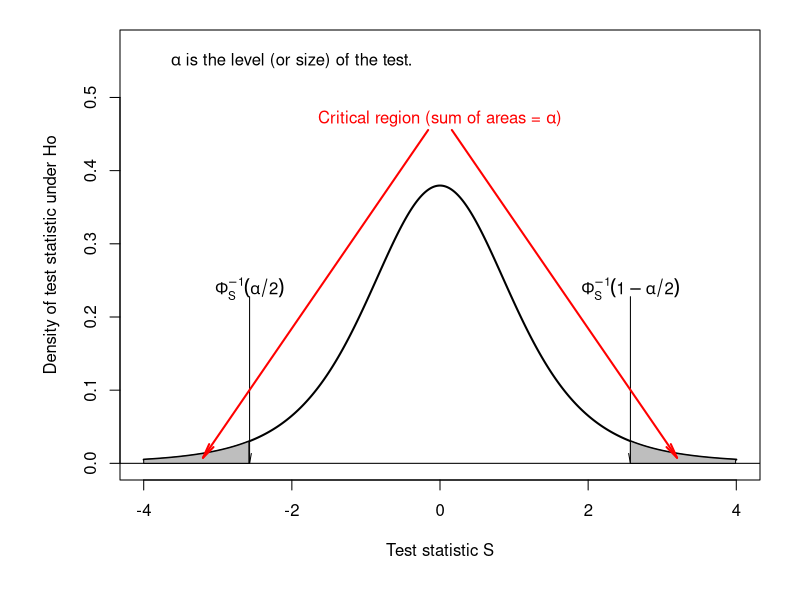
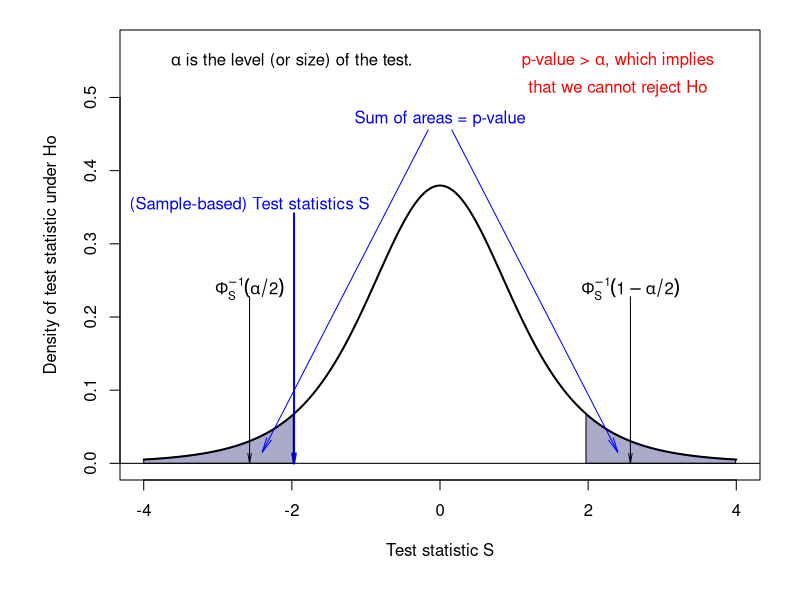
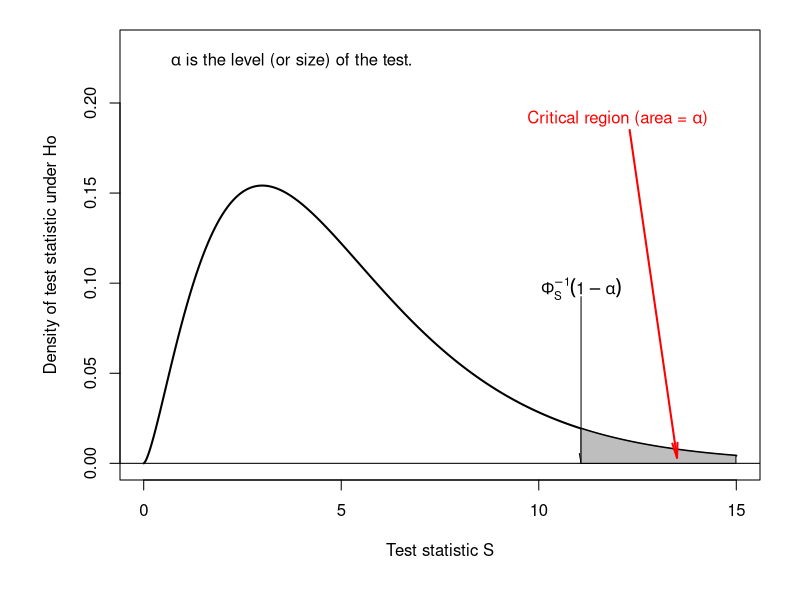
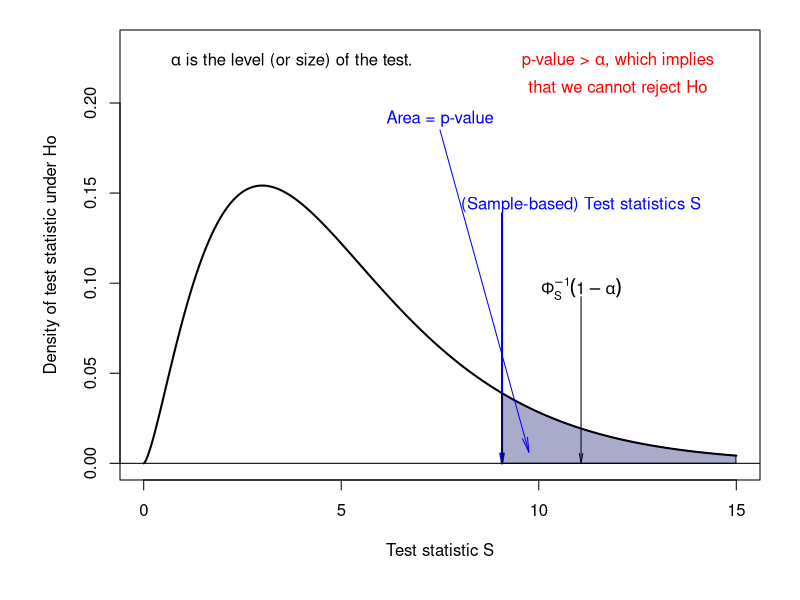
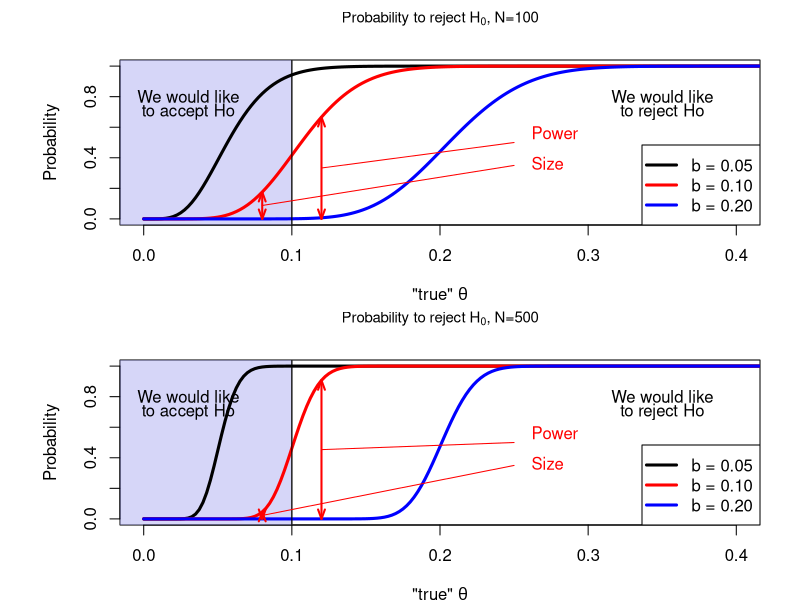
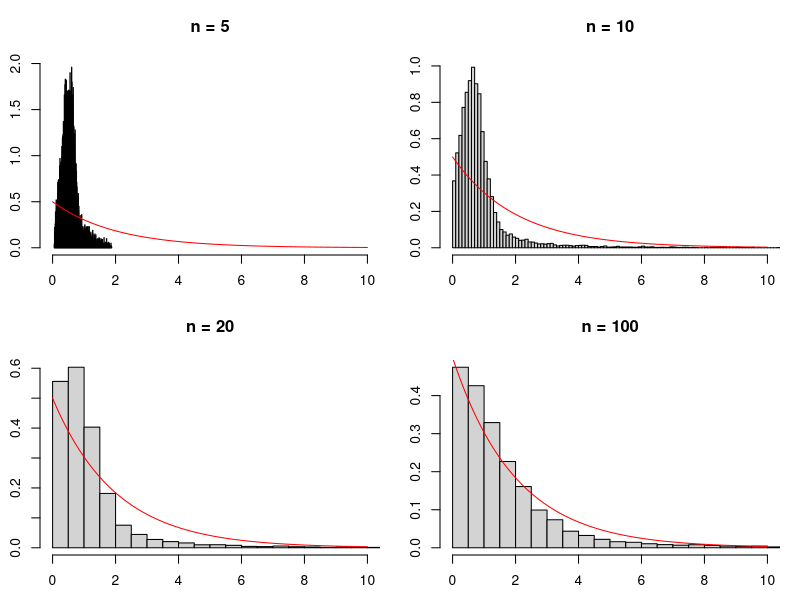
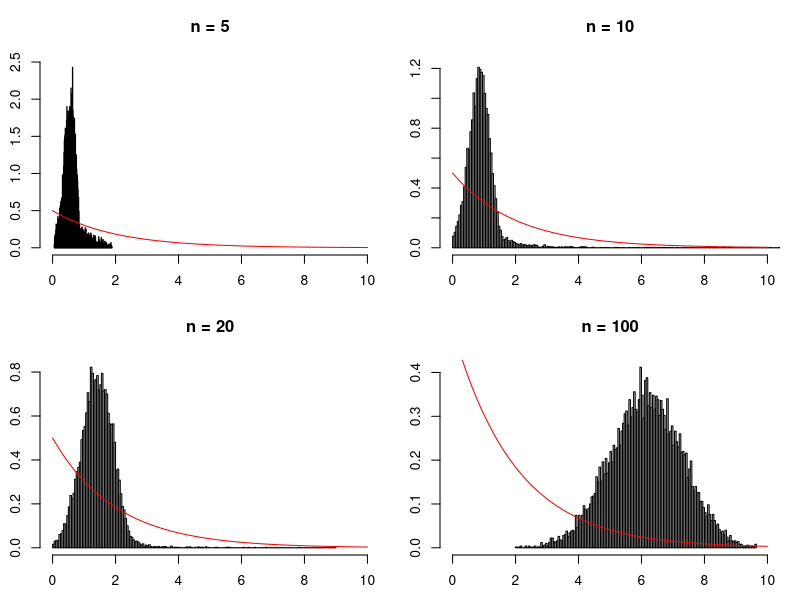

Reproduce these figures in R, in order.
## ---- chunk 1
f <- function(x,df){
  return(dt(x = x,df))
}
min.x <- -4
max.x <- 4
x <- seq(min.x,max.x,by=.01)
df <- 5
f.x <- f(x,df)
max.f <- max(f.x)

par(plt=c(.15,.95,.2,.95))
plot(x,f.x,type="l",lwd=2,ylim=c(0,1.5*max.f),xlab="Test statistic S",
     ylab="Density of test statistic under Ho")
abline(h=0)
alpha <- .05
threshold <- qt(p = alpha/2,df)
arrows(x0 = threshold,y0 = .6*max.f,
       x1 = threshold,y1 = 0,
       angle = 10,lwd = 1,col="black",length = .1,lty=1)
text(x = threshold,y=.63*max.f,expression({Phi[S]^{-1}}(alpha/2)))
arrows(x0 = -threshold,y0 = .6*max.f,
       x1 = -threshold,y1 = 0,
       angle = 10,lwd = 1,col="black",length = .1,lty=1)
text(x = -threshold,y=.63*max.f,expression({Phi[S]^{-1}}(1-alpha/2)))

text(x = min.x + .25*(max.x-min.x),y=1.45*max.f,
     expression(paste(alpha," is the level (or size) of the test.",sep=""))
)
x.critic <- seq(min.x,threshold,by=.01)
n <- length(x.critic)
polygon(c(x.critic,x.critic[n:1]),c(f(x.critic,df),0*x.critic),col = "grey")
x.critic <- seq(-threshold,max.x,by=.01)
polygon(c(x.critic,x.critic[n:1]),c(f(x.critic,df),0*x.critic),col = "grey")

arrows(x0 = (min.x + .48*(max.x-min.x)),y0 = 1.2*max.f,
       x1 = (min.x + .1*(max.x-min.x)),y1 = .02*max.f,angle = 10,lwd = 2,col="red",length = .15)
arrows(x0 = (min.x + .52*(max.x-min.x)),y0 = 1.2*max.f,
       x1 = (min.x + .9*(max.x-min.x)),y1 = .02*max.f,angle = 10,lwd = 2,col="red",length = .15)
text(x = min.x + .5*(max.x-min.x),y=1.24*max.f,labels =
       expression(paste("Critical region (sum of areas = ",alpha,")",sep="")),
     col="red")
## ---- chunk 2
f <- function(x,df){
  return(dt(x = x,df))
}
min.x <- -4
max.x <- 4
x <- seq(min.x,max.x,by=.01)
df <- 5
f.x <- f(x,df)
max.f <- max(f.x)

par(plt=c(.15,.95,.2,.95))
plot(x,f.x,type="l",lwd=2,ylim=c(0,1.5*max.f),xlab="Test statistic S",
     ylab="Density of test statistic under Ho")
abline(h=0)
alpha <- .05
threshold <- qt(p = alpha/2,df)
arrows(x0 = threshold,y0 = .6*max.f,
       x1 = threshold,y1 = 0,
       angle = 10,lwd = 1,col="black",length = .1,lty=1)
text(x = threshold,y=.63*max.f,expression({Phi[S]^{-1}}(alpha/2)))
arrows(x0 = -threshold,y0 = .6*max.f,
       x1 = -threshold,y1 = 0,
       angle = 10,lwd = 1,col="black",length = .1,lty=1)
text(x = -threshold,y=.63*max.f,expression({Phi[S]^{-1}}(1-alpha/2)))

text(x = min.x + .25*(max.x-min.x),y=1.45*max.f,
     expression(paste(alpha," is the level (or size) of the test.",sep=""))
)
x.value <- threshold + .6
arrows(x0 = x.value,y0 = .9*max.f,
       x1 = x.value,y1 = 0,
       angle = 10,length = .1,lty=1,col="blue",lwd=2)
text(x = threshold,y=.93*max.f,"(Sample-based) Test statistics S",col="blue")

threshold <- x.value
x.critic <- seq(min.x,threshold,by=.01)
n <- length(x.critic)
polygon(c(x.critic,x.critic[n:1]),c(f(x.critic,df),0*x.critic),col = "#00006055")
x.critic <- seq(-threshold,max.x,by=.01)
polygon(c(x.critic,x.critic[n:1]),c(f(x.critic,df),0*x.critic),col = "#00006055")

arrows(x0 = (min.x + .48*(max.x-min.x)),y0 = 1.2*max.f,
       x1 = (min.x + .2*(max.x-min.x)),y1 = .04*max.f,angle = 10,lwd = 1,col="blue",length = .15)
arrows(x0 = (min.x + .52*(max.x-min.x)),y0 = 1.2*max.f,
       x1 = (min.x + .8*(max.x-min.x)),y1 = .04*max.f,angle = 10,lwd = 1,col="blue",length = .15)
text(x = min.x + .5*(max.x-min.x),y=1.24*max.f,labels = "Sum of areas = p-value",
     col="blue")

text(x = min.x + .8*(max.x-min.x),y=1.45*max.f,
     labels = expression(paste("p-value > ",alpha,", which implies",sep="")),
     col="red")
text(x = min.x + .8*(max.x-min.x),y=1.35*max.f,
     labels = "that we cannot reject Ho",
     col="red")
## ---- chunk 3

f <- function(x,df){
  return(dchisq(x = x,df))
}
min.x <- 0
max.x <- 15
x <- seq(min.x,max.x,by=.01)
df <- 5
f.x <- f(x,df)
max.f <- max(f.x)

par(plt=c(.15,.95,.2,.95))
plot(x,f.x,type="l",lwd=2,ylim=c(0,1.5*max.f),xlab="Test statistic S",
     ylab="Density of test statistic under Ho")
abline(h=0)
alpha <- .05
threshold <- qchisq(p = 1-alpha,df)
#lines(c(threshold,threshold),c(0,f(threshold,df)),col="blue",lwd=2)
arrows(x0 = threshold,y0 = .6*max.f,
       x1 = threshold,y1 = 0,
       angle = 10,lwd = 1,col="black",length = .1,lty=1)
text(x = threshold,y=.63*max.f,expression({Phi[S]^{-1}}(1-alpha)))

text(x = min.x + .25*(max.x-min.x),y=1.45*max.f,
     expression(paste(alpha," is the level (or size) of the test.",sep="")))

x.critic <- seq(threshold,max.x,by=.01)
n <- length(x.critic)
polygon(c(x.critic,x.critic[n:1]),c(f(x.critic,df),0*x.critic),col = "grey")
arrows(x0 = (min.x + .82*(max.x-min.x)),y0 = 1.2*max.f,
       x1 = (min.x + .9*(max.x-min.x)),y1 = .02*max.f,angle = 10,lwd = 2,col="red",length = .15)
text(x = min.x + .8*(max.x-min.x),y=1.24*max.f,labels =
       expression(paste("Critical region (area = ",alpha,")",sep="")),
     col="red")

## ---- chunk 4

f <- function(x,df){
  return(dchisq(x = x,df))
}
min.x <- 0
max.x <- 15
x <- seq(min.x,max.x,by=.01)
df <- 5
f.x <- f(x,df)
max.f <- max(f.x)

par(plt=c(.15,.95,.2,.95))
plot(x,f.x,type="l",lwd=2,ylim=c(0,1.5*max.f),xlab="Test statistic S",
     ylab="Density of test statistic under Ho")
abline(h=0)
alpha <- .05
threshold <- qchisq(p = 1-alpha,df)
#lines(c(threshold,threshold),c(0,f(threshold,df)),col="blue",lwd=2)
arrows(x0 = threshold,y0 = .6*max.f,
       x1 = threshold,y1 = 0,
       angle = 10,lwd = 1,col="black",length = .1,lty=1)
text(x = threshold,y=.63*max.f,expression({Phi[S]^{-1}}(1-alpha)))

text(x = min.x + .25*(max.x-min.x),y=1.45*max.f,
     expression(paste(alpha," is the level (or size) of the test.",sep="")))

x.value <- threshold - 2
arrows(x0 = x.value,y0 = .9*max.f,
       x1 = x.value,y1 = 0,
       angle = 10,length = .1,lty=1,col="blue",lwd=2)
text(x = threshold,y=.93*max.f,"(Sample-based) Test statistics S",col="blue")

threshold <- x.value
#lines(c(threshold,threshold),c(0,f(threshold,df)),col="blue",lwd=2)
x.critic <- seq(threshold,max.x,by=.01)
n <- length(x.critic)
polygon(c(x.critic,x.critic[n:1]),c(f(x.critic,df),0*x.critic),col = "#00006055")

arrows(x0 = (min.x + .5*(max.x-min.x)),y0 = 1.2*max.f,
       x1 = (min.x + .65*(max.x-min.x)),y1 = .04*max.f,angle = 10,lwd = 1,col="blue",length = .15)
text(x = min.x + .5*(max.x-min.x),y=1.24*max.f,labels = "Area = p-value",
     col="blue")

text(x = min.x + .8*(max.x-min.x),y=1.45*max.f,
     labels = expression(paste("p-value > ",alpha,", which implies",sep="")),
     col="red")
text(x = min.x + .8*(max.x-min.x),y=1.35*max.f,
     labels = "that we cannot reject Ho",
     col="red")
## ---- chunk 5
size <- function(theta,N,critical){
  aux <- rep(theta,N+1)^(0:N) * rep(1-theta,N+1)^(seq(N,0,by=-1)) * choose(N,0:N)
  return(sum(aux[(0:N)>(critical*N)]))
}

all.N <- c(100,500)
par(mfrow=c(length(all.N),1))
par(plt=c(0.15,0.95,0.25,0.8))

for(N in all.N){
  theta <- .01
  critical <- .1
  
  theta.vector <- seq(0,.5,by=.0025)
  size.vector.1 <- NULL
  size.vector.2 <- NULL
  critical.vector <- c(.05,.1,.2)
  all.sizes <- matrix(NaN,length(theta.vector),length(critical.vector))
  i <- 0
  for(theta in theta.vector){
    i <- i + 1
    j <- 0
    for(critical in critical.vector){
      j <- j + 1 
      all.sizes[i,j] <- size(theta,N,critical)
    }
  }
  
  position.arrow.size <- .08
  position.arrow.power <- .12
  x.arrow.size <- which(theta.vector==position.arrow.size)
  x.arrow.power <- which(theta.vector==position.arrow.power)
  
  if(N==100){
    main.t = expression(paste("Probability to reject ",H[0],", N=100",sep=""))
  }else{
    main.t = expression(paste("Probability to reject ",H[0],", N=500",sep=""))
  }
  plot(0,0,type='l',
       xlab=expression(paste("\"true\" ",theta,sep="")),
       ylab="Probability",
       main=main.t,cex.main=.9,
       xlim=c(0,.4),ylim=c(0,1))
  polygon(c(-1,.1,.1,-1),c(-1,-1,2,2),
          col="#9999EE66", border = rgb(0.4,0.4,0.4))
  lines(theta.vector,all.sizes[,1],col='black',lwd=3)
  lines(theta.vector,all.sizes[,2],col='red',lwd=3)
  lines(theta.vector,all.sizes[,3],col='blue',lwd=3)
  abline(v=.1)
  arrows(position.arrow.size,0,position.arrow.size,all.sizes[x.arrow.size,2],length=.1,
         angle=20,lwd=2,col="red",code=3)
  lines(c(position.arrow.size,.25),c(all.sizes[x.arrow.size,2]/2,.35),col='red')
  text(.255,.35,"Size",pos=4,col='red')
  arrows(position.arrow.power,0,position.arrow.power,all.sizes[x.arrow.power,2],length=.1,
         angle=20,lwd=2,col="red",code=3)
  lines(c(position.arrow.power,.25),c(all.sizes[x.arrow.power,2]/2,.5),col='red')
  text(.255,.55,"Power",pos=4,col='red')
  legend("bottomright",
         c("b = 0.05","b = 0.10","b = 0.20"),
         lty=c(1,1,1), # gives the legend appropriate symbols (lines)       
         lwd=c(3,3,3), # line width
         col=c("black","red","blue"), # gives the legend lines the correct color and width
         #text.width = 2,
         cex=1,# size of the text
         pch = c(NaN,NaN,NaN)#symbols
  )
  text(.03,.8,"We would like")
  text(.03,.7,"to accept Ho")
  text(.35,.8,"We would like")
  text(.35,.7,"to reject Ho")
}
## ---- chunk 6
JB <- function(x){
  N <- dim(x)[1] # number of samples
  n <- dim(x)[2] # sample size
  x.bar <- apply(x,1,mean)
  x.x.bar <- x - matrix(x.bar,N,n)
  m.2 <- apply(x.x.bar,1,function(x){mean(x^2)})
  m.3 <- apply(x.x.bar,1,function(x){mean(x^3)})
  m.4 <- apply(x.x.bar,1,function(x){mean(x^4)})
  g.3 <- m.3/m.2^(3/2)
  g.4 <- m.4/m.2^(4/2)
  return(n*(g.3^2/6 + (g.4-3)^2/24))
}
## ---- chunk 7
all.n <- c(5,10,20,100)
nb.sim <- 10000
y <- matrix(rnorm(nb.sim*max(all.n)),nb.sim,max(all.n))

par(mfrow=c(2,2));par(plt=c(.1,.95,.15,.8))
for(i in 1:length(all.n)){
  n <- all.n[i]
  hist(JB(y[,1:n]),nclass = 200,freq = FALSE,
       main=paste("n = ",toString(n),sep=""),xlim=c(0,10))
  xx <- seq(0,10,by=.01)
  lines(xx,dchisq(xx,df = 2),col="red")
}
## ---- chunk 8
y <- matrix(runif(nb.sim*max(all.n)),nb.sim,max(all.n))
par(mfrow=c(2,2));par(plt=c(.1,.95,.15,.8))
for(i in 1:length(all.n)){
  n <- all.n[i]
  hist(JB(y[,1:n]),nclass = 200,freq = FALSE,
       main=paste("n = ",toString(n),sep=""),xlim=c(0,10))
  xx <- seq(0,10,by=.01)
  lines(xx,dchisq(xx,df = 2),col="red")
}
